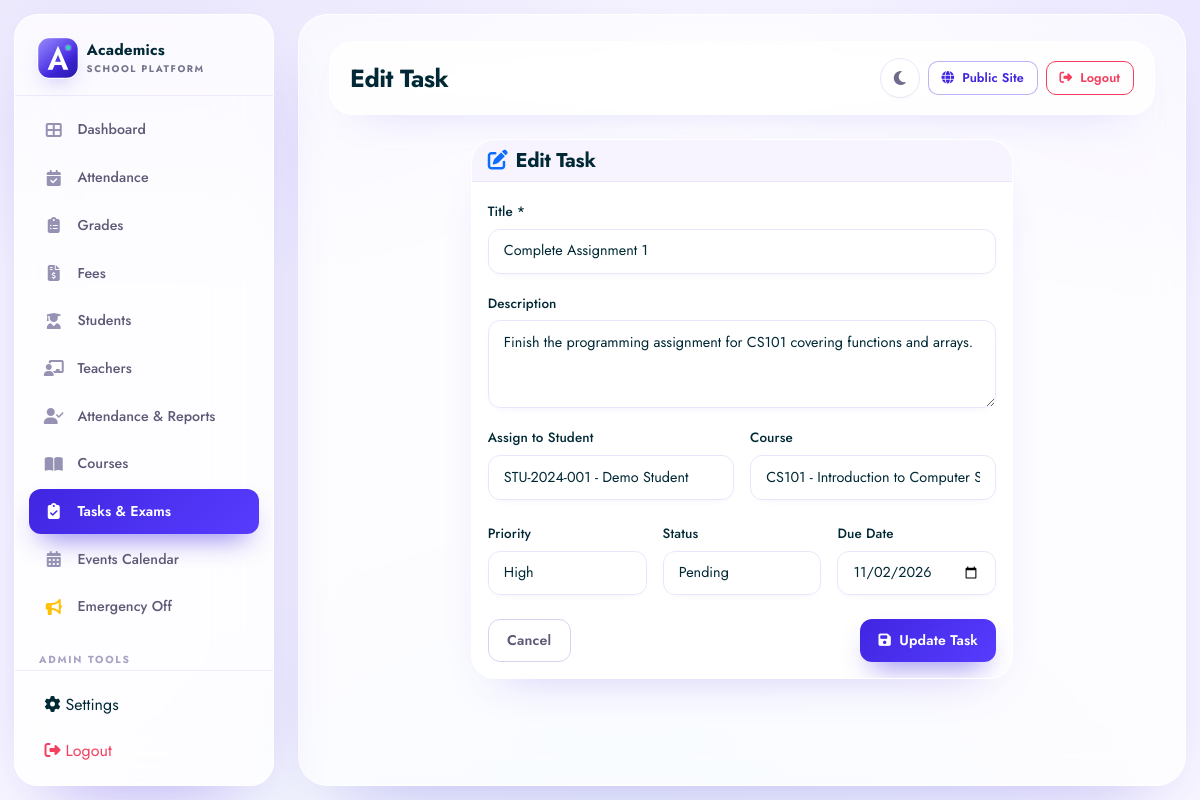
Screenshot of /tasks/edit.php?id=1 (signed in) with the database file from the repository.
### tables this page shows
CREATE TABLE `tasks` (
  `id` int(11) NOT NULL AUTO_INCREMENT,
  `school_id` int(11) DEFAULT NULL,
  `user_id` int(11) NOT NULL,
  `student_id` int(11) DEFAULT NULL,
  `created_by_user_id` int(11) DEFAULT NULL,
  `assigned_to_user_id` int(11) DEFAULT NULL,
  `visibility` enum('school','class','individual') NOT NULL DEFAULT 'school',
  `course_id` int(11) DEFAULT NULL,
  `title` varchar(200) NOT NULL,
  `description` text DEFAULT NULL,
  `priority` enum('Low','Medium','High','Urgent') DEFAULT 'Medium',
  `status` enum('Pending','In Progress','Completed') DEFAULT 'Pending',
  `due_date` date DEFAULT NULL,
  `completed_at` timestamp NULL DEFAULT NULL,
  `created_at` timestamp NOT NULL DEFAULT current_timestamp(),
  `updated_at` timestamp NOT NULL DEFAULT current_timestamp() ON UPDATE current_timestamp(),
  PRIMARY KEY (`id`),
  KEY `idx_user_id` (`user_id`),
  KEY `idx_student_id` (`student_id`),
  KEY `idx_course_id` (`course_id`),
  KEY `idx_status` (`status`),
  KEY `idx_priority` (`priority`),
  KEY `idx_due_date` (`due_date`),
  KEY `idx_tasks_school` (`school_id`),
  KEY `idx_tasks_assigned` (`assigned_to_user_id`),
  CONSTRAINT `tasks_ibfk_1` FOREIGN KEY (`user_id`) REFERENCES `users` (`id`) ON DELETE CASCADE,
  CONSTRAINT `tasks_ibfk_2` FOREIGN KEY (`student_id`) REFERENCES `students` (`id`) ON DELETE SET NULL,
  CONSTRAINT `tasks_ibfk_3` FOREIGN KEY (`course_id`) REFERENCES `courses` (`id`) ON DELETE SET NULL
);

CREATE TABLE `students` (
  `id` int(11) NOT NULL AUTO_INCREMENT,
  `school_id` int(11) DEFAULT NULL,
  `user_id` int(11) NOT NULL,
  `student_number` varchar(50) NOT NULL,
  `full_name` varchar(100) NOT NULL,
  `email` varchar(150) NOT NULL,
  `phone` varchar(20) DEFAULT NULL,
  `date_of_birth` date DEFAULT NULL,
  `gender` enum('Male','Female','Other','Prefer not to say') DEFAULT NULL,
  `address` text DEFAULT NULL,
  `enrollment_date` date NOT NULL,
  `status` enum('Active','Inactive','Graduated','Suspended') DEFAULT 'Active',
  `profile_image` varchar(255) DEFAULT NULL,
  `created_at` timestamp NOT NULL DEFAULT current_timestamp(),
  `updated_at` timestamp NOT NULL DEFAULT current_timestamp() ON UPDATE current_timestamp(),
  PRIMARY KEY (`id`),
  UNIQUE KEY `student_number` (`student_number`),
  UNIQUE KEY `email` (`email`),
  KEY `idx_user_id` (`user_id`),
  KEY `idx_student_number` (`student_number`),
  KEY `idx_status` (`status`),
  KEY `idx_enrollment_date` (`enrollment_date`),
  KEY `idx_students_school` (`school_id`),
  CONSTRAINT `students_ibfk_1` FOREIGN KEY (`user_id`) REFERENCES `users` (`id`) ON DELETE CASCADE
);

CREATE TABLE `courses` (
  `id` int(11) NOT NULL AUTO_INCREMENT,
  `school_id` int(11) DEFAULT NULL,
  `course_code` varchar(20) NOT NULL,
  `course_name` varchar(150) NOT NULL,
  `description` text DEFAULT NULL,
  `credits` int(11) DEFAULT 3,
  `instructor_id` int(11) DEFAULT NULL,
  `schedule` varchar(100) DEFAULT NULL,
  `start_date` date DEFAULT NULL,
  `end_date` date DEFAULT NULL,
  `capacity` int(11) DEFAULT 0,
  `status` enum('Active','Inactive','Archived') DEFAULT 'Active',
  `created_by` int(11) NOT NULL,
  `created_at` timestamp NOT NULL DEFAULT current_timestamp(),
  `updated_at` timestamp NOT NULL DEFAULT current_timestamp() ON UPDATE current_timestamp(),
  PRIMARY KEY (`id`),
  UNIQUE KEY `course_code` (`course_code`),
  KEY `created_by` (`created_by`),
  KEY `idx_course_code` (`course_code`),
  KEY `idx_status` (`status`),
  KEY `idx_instructor` (`instructor_id`),
  KEY `idx_courses_school` (`school_id`),
  CONSTRAINT `courses_ibfk_1` FOREIGN KEY (`instructor_id`) REFERENCES `users` (`id`) ON DELETE SET NULL,
  CONSTRAINT `courses_ibfk_2` FOREIGN KEY (`created_by`) REFERENCES `users` (`id`) ON DELETE CASCADE
);

### includes/functions.php (called while the page is built, shortened)
<?php
function getUserRole() {
    return $_SESSION['user_role'] ?? 'student';
}
function hasRole($role) {
    return getUserRole() === $role;
}
function isAdmin() {
    return hasRole('admin') || hasRole('super_admin') || hasRole('school_admin');
}
function isStaff() {
    return isAdmin() || hasRole('teacher');
}
function isSuperAdmin() {
    return hasRole('admin') && getUserSchoolId() === null;
}
function e($string) {
    return htmlspecialchars($string ?? '', ENT_QUOTES, 'UTF-8');
}

### tasks/edit.php (the view, shortened to what this page needs)
<?php
require_once '../includes/header.php';
$id = isset($_GET['id']) ? (int)$_GET['id'] : 0;
$stmt = $pdo->prepare("SELECT * FROM tasks WHERE id = ?");
$stmt->execute([$id]);
$task = $stmt->fetch();
$form_data = $task;
$students = [];
$courseSql = "SELECT id, course_code, course_name FROM courses WHERE status = 'Active'";
$courseParams = [];
$studentSql = "SELECT id, full_name, student_number FROM students WHERE status = 'Active'";
$studentParams = [];
if (!isSuperAdmin()) {
    $courseSql .= " AND school_id = ?";
    $courseParams[] = currentSchoolId();
    $studentSql .= " AND school_id = ?";
    $studentParams[] = currentSchoolId();
}
$courseSql .= " ORDER BY course_name";
$studentSql .= " ORDER BY full_name";
$stmt = $pdo->prepare($courseSql);
$stmt->execute($courseParams);
$courses = $stmt->fetchAll();
if (isStaff()) {
    $stmt = $pdo->prepare($studentSql);
    $stmt->execute($studentParams);
    $students = $stmt->fetchAll();
}
?>
<div class="row justify-content-center">
    <div class="col-lg-8">
        <div class="card">
            <div class="card-header"><h5 class="mb-0"><i class="fas fa-edit text-primary me-2"></i>Edit Task</h5></div>
            <div class="card-body">
                <form method="POST" novalidate>
                    <div class="mb-3">
                        <label class="form-label">Title *</label>
                        <input type="text" name="title" class="form-control" value="<?php echo e($form_data['title']); ?>" required>
                    </div>
                    <div class="mb-3">
                        <label class="form-label">Description</label>
                        <textarea name="description" class="form-control" rows="3"><?php echo e($form_data['description'] ?? ''); ?></textarea>
                    </div>
                    <?php if (isStaff()): ?>
                    <div class="row g-3">
                        <div class="col-md-6">
                            <label class="form-label">Assign to Student</label>
                            <select name="student_id" class="form-select">
                                <?php foreach ($students as $s): ?>
                                <option value="<?php echo $s['id']; ?>" <?php echo ($form_data['student_id'] ?? 0) == $s['id'] ? 'selected' : ''; ?>>
                                    <?php echo e($s['student_number'] . ' - ' . $s['full_name']); ?>
                                </option>
                                <?php endforeach; ?>
                            </select>
                        </div>
                        <div class="col-md-6">
                            <label class="form-label">Course</label>
                            <select name="course_id" class="form-select">
                                <?php foreach ($courses as $c): ?>
                                <option value="<?php echo $c['id']; ?>" <?php echo ($form_data['course_id'] ?? 0) == $c['id'] ? 'selected' : ''; ?>>
                                    <?php echo e($c['course_code'] . ' - ' . $c['course_name']); ?>
                                </option>
                                <?php endforeach; ?>
                            </select>
                        </div>
                    </div>
                    <?php endif; ?>
                    <div class="row g-3 mt-1">
                        <div class="col-md-4">
                            <label class="form-label">Priority</label>
                            <select name="priority" class="form-select">
                                <?php foreach (['Low','Medium','High','Urgent'] as $p): ?>
                                <option value="<?php echo $p; ?>" <?php echo $form_data['priority'] === $p ? 'selected' : ''; ?>><?php echo $p; ?></option>
                                <?php endforeach; ?>
                            </select>
                        </div>
                        <div class="col-md-4">
                            <label class="form-label">Status</label>
                            <select name="status" class="form-select">
                                <?php foreach (['Pending','In Progress','Completed','Cancelled'] as $st): ?>
                                <option value="<?php echo $st; ?>" <?php echo $form_data['status'] === $st ? 'selected' : ''; ?>><?php echo $st; ?></option>
                                <?php endforeach; ?>
                            </select>
                        </div>
                        <div class="col-md-4">
                            <label class="form-label">Due Date</label>
                            <input type="date" name="due_date" class="form-control" value="<?php echo e($form_data['due_date'] ?? ''); ?>">
                        </div>
                    </div>
                    <div class="d-flex justify-content-between mt-4">
                        <a href="show.php?id=<?php echo $id; ?>" class="btn btn-outline-secondary">Cancel</a>
                        <button type="submit" class="btn btn-primary"><i class="fas fa-save me-1"></i> Update Task</button>
                    </div>
                </form>
            </div>
        </div>
    </div>
</div>
<?php require_once '../includes/footer.php'; ?>

### assets/css/style.css (style rules this page uses)
:root { --brand-navy: #0f172a; --brand-navy-2: #1e293b; --brand-indigo: #4f46e5; --brand-indigo-light: #6366f1; --brand-cyan: #06b6d4; --brand-emerald: #10b981; --brand-amber: #f59e0b; --brand-rose: #ef4444; --brand-violet: #8b5cf6; --brand-gold: #f6c065; --canvas-bg: #eef2f7; --surface: #ffffff; --surface-2: #f8fafc; --surface-3: #f1f5f9; --surface-glass: rgba(255,255,255,0.72); --sidebar-bg: #0f172a; --text-main: #0f172a; --text-body: #334155; --text-muted: #64748b; --text-light: #94a3b8; --text-inverse: #ffffff; --border-subtle: #e2e8f0; --border-light: #f1f5f9; --border-strong: #cbd5e1; --shadow-xs: 0 1px 2px rgba(15,23,42,0.04); --shadow-sm: 0 2px 8px -2px rgba(15,23,42,0.06); --shadow-md: 0 8px 24px -6px rgba(15,23,42,0.08); --shadow-lg: 0 20px 40px -12px rgba(15,23,42,0.14); --shadow-glow: 0 0 0 3px rgba(79,70,229,0.18); --r-xs: 6px; --r-sm: 8px; --r-md: 10px; --r-lg: 16px; --r-xl: 20px; --r-2xl: 24px; --r-pill: 9999px; --ease: cubic-bezier(0.22, 1, 0.36, 1); --dur-fast: 150ms; --dur: 220ms; --dur-slow: 360ms; --sidebar-dark: #0f172a; --sidebar-darker: #020617; --sidebar-item-hover: #1e293b; --sidebar-width: 260px; --brand-green: #16a34a; --brand-green-hover: #15803d; --learnify-hero-bg: #f0f9ff; --learnify-cta-bg: #e0f2fe; --learnify-footer-bg: #0f172a; }
* { margin: 0; padding: 0; box-sizing: border-box; }
html { scroll-behavior: smooth; }
body { font-family: 'Inter', -apple-system, BlinkMacSystemFont, 'Segoe UI', Roboto, sans-serif; background-color: var(--canvas-bg); color: var(--text-body); line-height: 1.6; -webkit-font-smoothing: antialiased; -moz-osx-font-smoothing: grayscale; transition: background-color var(--dur) var(--ease), color var(--dur) var(--ease); }
h1,h2,h3,h4,h5,h6 { font-family: 'Plus Jakarta Sans', 'Inter', sans-serif; font-weight: 700; color: var(--text-main); letter-spacing: -0.02em; line-height: 1.25; }
a { color: var(--brand-indigo); text-decoration: none; transition: color var(--dur-fast) var(--ease); }
.card, .chart-container-card, .events-calendar-card, .top-performer-card, .attendance-gauge-card, .community-cta-card, .achievement-card, .testimonial-card { background: var(--surface); backdrop-filter: blur(12px); -webkit-backdrop-filter: blur(12px); border-radius: var(--r-lg); border: 1px solid var(--border-subtle); box-shadow: var(--shadow-sm); transition: all var(--dur) var(--ease); }
.form-control, .form-select { background: var(--surface); border: 1px solid var(--border-subtle); color: var(--text-main); border-radius: var(--r-md); padding: .65rem .9rem; font-size: .9rem; transition: all var(--dur-fast) var(--ease); box-shadow: var(--shadow-xs); }
.form-control::placeholder { color: var(--text-light); opacity: 1; }
.form-label { font-weight: 600; font-size: .85rem; color: var(--text-main); margin-bottom: .4rem; }
.btn { border-radius: var(--r-md); font-weight: 600; font-size: .88rem; padding: .6rem 1.1rem; transition: all var(--dur-fast) var(--ease); }
.btn-primary { background: linear-gradient(135deg, var(--brand-indigo), var(--brand-indigo-light)); border: none; box-shadow: 0 4px 12px rgba(79,70,229,0.3); }
.btn-outline-secondary { border-color: var(--border-strong); color: var(--text-body); }
.card { border-radius: var(--r-lg); border: 1px solid var(--border-subtle); box-shadow: var(--shadow-sm); }
.card-header { background: var(--surface-2); border-bottom: 1px solid var(--border-subtle); font-weight: 700; color: var(--text-main); border-radius: var(--r-lg) var(--r-lg) 0 0; }
:root { --chart-navy: #1d3557; --chart-amber: #f4b64c; --chart-slate: #64748b; --chart-slate-light: #94a3b8; --chart-grid: rgba(148,163,184,.18); }
.app-wrapper .form-control::placeholder, .auth-wrapper .form-control::placeholder { color: var(--text-light); }

### rows the page displays
tasks: title "Complete Assignment 1", description "Finish the programming assignment for CS101 covering functions and arrays.", student_id "STU-2024-001 - Demo Student", course_id "CS101 - Introduction to Computer Science", priority "High", status "Pending", due_date "11/02/2026"

### other values shown
$page_title "Edit Task"
